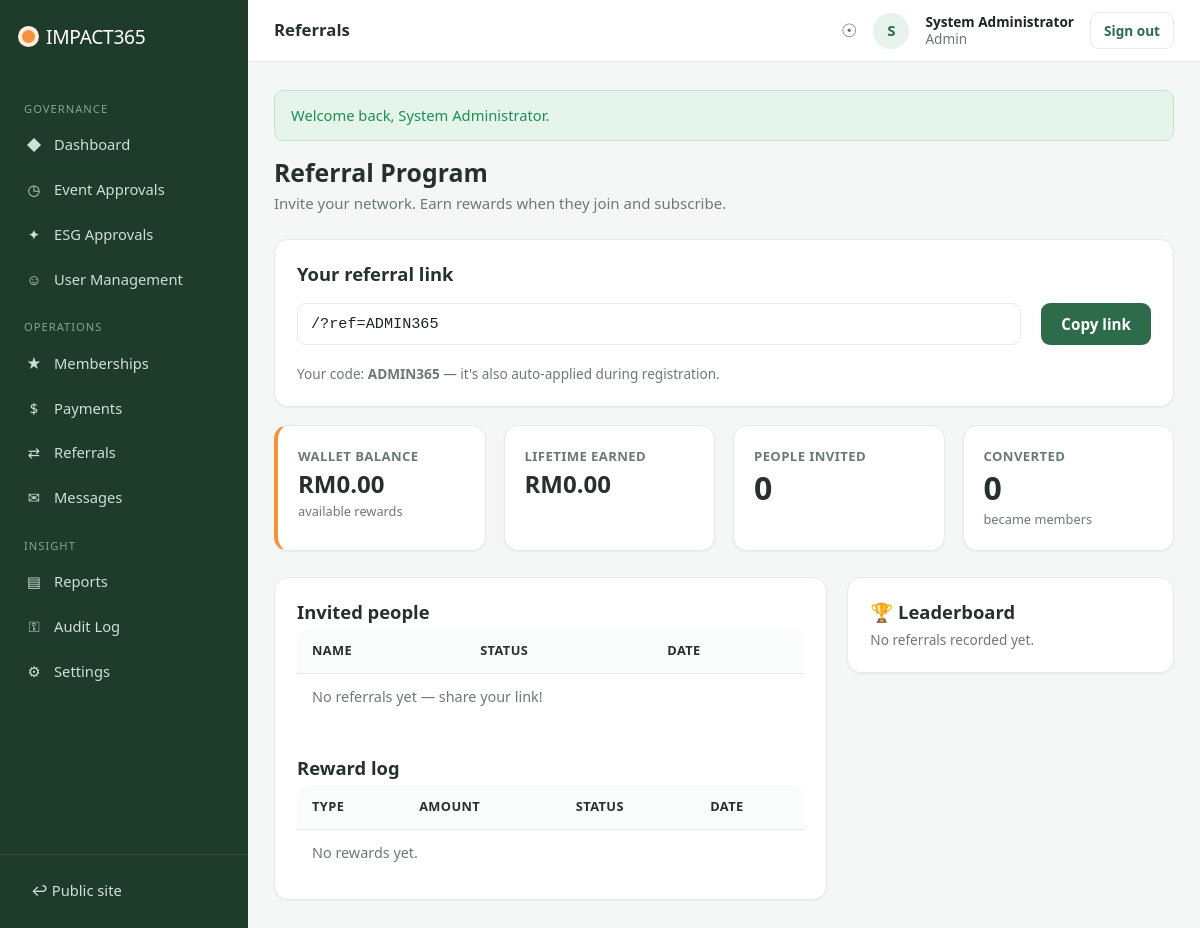
Page /member/referrals.php (signed in) on the committed database.
### tables this page shows
CREATE TABLE IF NOT EXISTS `users` (
  `id`              INT UNSIGNED NOT NULL AUTO_INCREMENT,
  `name`            VARCHAR(120)  NOT NULL,
  `email`           VARCHAR(190)  NOT NULL,
  `phone`           VARCHAR(20)   DEFAULT NULL,
  `password_hash`   VARCHAR(255)  NOT NULL,
  `role`            ENUM('public','member','organizer','corporate','trainer','admin')
                    NOT NULL DEFAULT 'member',
  `status`          ENUM('pending','active','suspended','rejected')
                    NOT NULL DEFAULT 'active',
  `email_verified`  TINYINT(1)    NOT NULL DEFAULT 0,
  `verify_token`    VARCHAR(64)   DEFAULT NULL,
  `reset_token`     VARCHAR(64)   DEFAULT NULL,
  `reset_expires`   DATETIME      DEFAULT NULL,
  `referral_code`   VARCHAR(16)   DEFAULT NULL,
  `referred_by`     INT UNSIGNED  DEFAULT NULL,
  `profile_image`   VARCHAR(255)  DEFAULT NULL,
  `last_login_at`   DATETIME      DEFAULT NULL,
  `created_at`      DATETIME      NOT NULL DEFAULT CURRENT_TIMESTAMP,
  `updated_at`      DATETIME      NOT NULL DEFAULT CURRENT_TIMESTAMP
                    ON UPDATE CURRENT_TIMESTAMP,
  PRIMARY KEY (`id`),
  UNIQUE KEY `uq_users_email` (`email`),
  UNIQUE KEY `uq_users_refcode` (`referral_code`),
  KEY `idx_users_role` (`role`),
  KEY `idx_users_status` (`status`),
  KEY `idx_users_referred_by` (`referred_by`)
);

### inc/auth.php (called while the page is built, shortened)
<?php
require_once __DIR__ . '/functions.php';
function current_user(): ?array
{
    return $_SESSION['user'] ?? null;
}
function user_id(): ?int
{
    return isset($_SESSION['user']['id']) ? (int) $_SESSION['user']['id'] : null;
}
function user_role(): string
{
    return $_SESSION['user']['role'] ?? 'public';
}
function dashboard_url(): string
{
    return match (user_role()) {
        'admin'     => 'admin/index.php',
        'organizer' => 'organizer/index.php',
        'corporate' => 'corporate/index.php',
        'trainer'   => 'trainer/index.php',
        'member'    => 'member/index.php',
        default      => 'member/index.php',
    };
}

### config/db_config.php (called while the page is built, shortened)
<?php
final class Database
{
    private static ?PDO $instance = null;
    public static function pdo(): PDO
    {
        if (self::$instance instanceof PDO) {
            return self::$instance;
        }
        $dsn = sprintf(
            'mysql:host=%s;port=%d;dbname=%s;charset=%s',
            DB_HOST,
            DB_PORT,
            DB_NAME,
            DB_CHARSET
        );
        $options = [
            PDO::ATTR_ERRMODE            => PDO::ERRMODE_EXCEPTION,
            PDO::ATTR_DEFAULT_FETCH_MODE => PDO::FETCH_ASSOC,
            PDO::ATTR_EMULATE_PREPARES   => false,
            PDO::ATTR_PERSISTENT         => false,
        ];
        try {
            self::$instance = new PDO($dsn, DB_USER, DB_PASS, $options);
        } catch (PDOException $e) {
            error_log('[IMPACT365] DB connection failed: ' . $e->getMessage());
            http_response_code(503);
            if (APP_DEBUG) {
                exit('Database connection failed: ' . htmlspecialchars($e->getMessage()));
            }
            exit('Service temporarily unavailable. Please try again shortly.');
        }
        return self::$instance;
    }
}
function db(): PDO
{
    return Database::pdo();
}

### member/referrals.php (the view, shortened to what this page needs)
<?php
require_once dirname(__DIR__) . '/inc/dashboard_layout.php';
$uid = user_id();
$me = db_one('SELECT referral_code, name FROM users WHERE id = :u', ['u' => $uid]);
$refLink = url('/?ref=' . eu($me['referral_code']));
$wallet = db_one('SELECT * FROM referral_wallets WHERE user_id = :u', ['u' => $uid])
    ?: ['balance' => 0, 'total_earned' => 0, 'total_withdrawn' => 0];
$counts = [
    'total'     => (int) db_val('SELECT COUNT(*) FROM referrals WHERE referrer_id = :u', ['u' => $uid]),
    'converted' => (int) db_val("SELECT COUNT(*) FROM referrals WHERE referrer_id = :u AND status = 'converted'", ['u' => $uid]),
];
$invited = db_all(
    "SELECT r.created_at, r.status, u.name
       FROM referrals r LEFT JOIN users u ON u.id = r.referred_user_id
      WHERE r.referrer_id = :u ORDER BY r.id DESC LIMIT 20",
    ['u' => $uid]
);
$rewards = db_all(
    'SELECT * FROM referral_rewards WHERE referrer_id = :u ORDER BY id DESC LIMIT 20',
    ['u' => $uid]
);
$leaders = db_all(
    "SELECT u.name, COUNT(r.id) AS cnt
       FROM referrals r JOIN users u ON u.id = r.referrer_id
      WHERE r.status IN ('registered','converted')
      GROUP BY r.referrer_id ORDER BY cnt DESC LIMIT 8"
);
dash_header('Referrals');
?>
<div class="page-head"><div><h1>Referral Program</h1>
  <p>Invite your network. Earn rewards when they join and subscribe.</p></div></div>
<div class="card card-pad mb">
  <h3>Your referral link</h3>
  <div class="row mt" style="align-items:center">
    <input style="flex:3 1 320px;font-family:monospace" value="<?= e($refLink) ?>" readonly>
    <button class="btn" data-copy="<?= e($refLink) ?>">Copy link</button>
  </div>
  <p class="small muted mt">Your code: <strong><?= e($me['referral_code']) ?></strong> — it's also auto-applied during registration.</p>
</div>
<div class="stats">
  <div class="stat accent"><div class="lbl">Wallet balance</div><div class="val" style="font-size:1.5rem"><?= money($wallet['balance']) ?></div><div class="sub">available rewards</div></div>
  <div class="stat"><div class="lbl">Lifetime earned</div><div class="val" style="font-size:1.5rem"><?= money($wallet['total_earned']) ?></div></div>
  <div class="stat"><div class="lbl">People invited</div><div class="val"><?= $counts['total'] ?></div></div>
  <div class="stat"><div class="lbl">Converted</div><div class="val"><?= $counts['converted'] ?></div><div class="sub">became members</div></div>
</div>
<div class="row">
  <div class="col" style="flex:2 1 460px">
    <div class="card card-pad">
      <h3 class="mb">Invited people</h3>
      <div class="table-wrap" style="border:none">
        <table class="data" style="min-width:auto">
          <thead><tr><th>Name</th><th>Status</th><th>Date</th></tr></thead>
          <tbody>
            <?php if (!$invited): ?>
              <tr><td colspan="3" class="muted">No referrals yet — share your link!</td></tr>
            <?php else: foreach ($invited as $r): ?>
              <tr><td><?= e($r['name'] ?: 'Pending') ?></td>
                <td><?= status_badge($r['status']) ?></td>
                <td><?= e(fdate($r['created_at'])) ?></td></tr>
            <?php endforeach; endif; ?>
          </tbody>
        </table>
      </div>
      <h3 class="mt-lg mb">Reward log</h3>
      <div class="table-wrap" style="border:none">
        <table class="data" style="min-width:auto">
          <thead><tr><th>Type</th><th>Amount</th><th>Status</th><th>Date</th></tr></thead>
          <tbody>
            <?php if (!$rewards): ?>
              <tr><td colspan="4" class="muted">No rewards yet.</td></tr>
            <?php else: foreach ($rewards as $r): ?>
              <tr><td><?= e(ucfirst($r['type'])) ?></td><td><?= money($r['amount']) ?></td>
                <td><?= status_badge($r['status']) ?></td><td><?= e(fdate($r['created_at'])) ?></td></tr>
            <?php endforeach; endif; ?>
          </tbody>
        </table>
      </div>
    </div>
  </div>
  <div class="col" style="flex:1 1 280px">
    <div class="card card-pad">
      <h3 class="mb">🏆 Leaderboard</h3>
      <?php if (!$leaders): ?>
        <p class="muted small">No referrals recorded yet.</p>
      <?php else: $rank = 1; foreach ($leaders as $l): ?>
        <div class="list-split">
          <span><strong><?= $rank++ ?>.</strong> <?= e($l['name']) ?></span>
          <span class="badge badge-info"><?= (int) $l['cnt'] ?></span>
        </div>
      <?php endforeach; endif; ?>
    </div>
  </div>
</div>
<?php
dash_footer();

### inc/dashboard_layout.php (shortened to what this page needs)
<?php
require_once __DIR__ . '/auth.php';
function dash_nav(string $role): array
{
    switch ($role) {
        case 'admin':
            return [
                ['label' => 'Governance', 'items' => [
                    ['Dashboard', 'admin/index.php', '◆'],
                    ['Event Approvals', 'admin/events.php', '◷'],
                    ['ESG Approvals', 'admin/esg.php', '✦'],
                    ['User Management', 'admin/users.php', '☺'],
                ]],
                ['label' => 'Operations', 'items' => [
                    ['Memberships', 'admin/memberships.php', '★'],
                    ['Payments', 'admin/payments.php', '$'],
                    ['Referrals', 'admin/referrals.php', '⇄'],
                    ['Messages', 'admin/messages.php', '✉'],
                ]],
                ['label' => 'Insight', 'items' => [
                    ['Reports', 'admin/reports.php', '▤'],
                    ['Audit Log', 'admin/audit.php', '⚿'],
                    ['Settings', 'admin/settings.php', '⚙'],
                ]],
            ];
    }
}
function dash_header(string $pageTitle): void
{
    $u    = current_user();
    $role = $u['role'] ?? 'member';
    $nav  = dash_nav($role);
    $cur  = basename($_SERVER['SCRIPT_NAME'] ?? '');
    $curDir = basename(dirname($_SERVER['SCRIPT_NAME'] ?? ''));
    $unread = unread_notifications((int) $u['id']);
    $initial = strtoupper(substr((string) $u['name'], 0, 1));
    ?>
<!doctype html>
<html lang="en">
<head>
<link rel="stylesheet" href="<?= e(ASSET_URL) ?>/css/style.css">
</head>
<body>
<div class="dash">
  <aside class="sidebar">
    <a class="brand" href="<?= e(url(dashboard_url())) ?>"><span class="dot"></span><?= e(APP_NAME) ?></a>
    <nav>
      <?php foreach ($nav as $group): ?>
        <div class="grp"><?= e($group['label']) ?></div>
        <?php foreach ($group['items'] as [$label, $path, $ico]):
            $isActive = ($cur === basename($path) && $curDir === basename(dirname($path))); ?>
          <a class="<?= $isActive ? 'active' : '' ?>" href="<?= e(url($path)) ?>">
            <span style="width:18px;text-align:center"><?= $ico ?></span><?= e($label) ?>
          </a>
        <?php endforeach; ?>
      <?php endforeach; ?>
    </nav>
    <div class="foot">
      <a href="<?= e(url('/')) ?>" style="color:#cfe0d6">↩ Public site</a>
    </div>
  </aside>
  <div class="main">
    <div class="topbar">
      <div style="display:flex;align-items:center;gap:12px">
        <span class="pg"><?= e($pageTitle) ?></span>
      </div>
      <div class="right">
        <a class="bell" href="<?= e(url($role === 'admin' ? 'admin/index.php' : 'member/index.php')) ?>" title="Notifications">
          &#9737;<?php if ($unread > 0): ?><span class="dot"><?= $unread > 9 ? '9+' : $unread ?></span><?php endif; ?>
        </a>
        <div class="avatar" title="<?= e($u['name']) ?>">
          <?php if (!empty($u['profile_image'])): ?>
            <img src="<?= e(upload_url($u['profile_image'])) ?>" alt="">
          <?php else: ?><?= e($initial) ?><?php endif; ?>
        </div>
        <div class="small" style="line-height:1.2">
          <strong><?= e($u['name']) ?></strong><br>
          <span class="muted"><?= e(ucfirst($role)) ?></span>
        </div>
        <a class="btn btn-ghost btn-sm" href="<?= e(url('auth/logout.php')) ?>">Sign out</a>
      </div>
    </div>
    <div class="content">
      <?= render_flashes() ?>
<?php
}
function dash_footer(): void
{
    ?>
    </div>
  </div>
</div>
</body>
</html>
<?php
}

### rows in the picture
users: name "S", name "System Administrator", referral_code "/?ref=ADMIN365", referral_code "ADMIN365"

### other values in the picture
APP_NAME "IMPACT365"
$group['label'] "GOVERNANCE"
$ico "◆"
$label "Dashboard"
$ico "◷"
$label "Event Approvals"
$ico "✦"
$label "ESG Approvals"
$ico "☺"
$label "User Management"
$group['label'] "OPERATIONS"
$ico "★"
$label "Memberships"
$ico "$"
$label "Payments"
